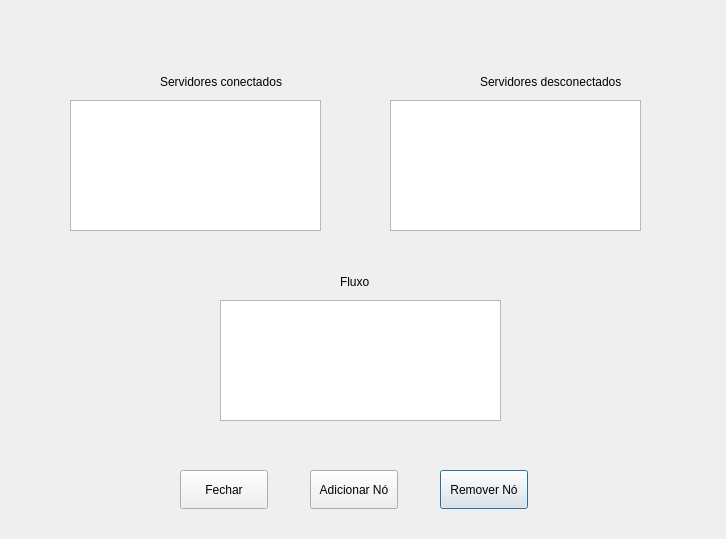
<?xml version="1.0" encoding="UTF-8"?>
<ui version="4.0">
 <class>Dialog</class>
 <widget class="QDialog" name="Dialog">
  <property name="geometry">
   <rect>
    <x>0</x>
    <y>0</y>
    <width>726</width>
    <height>539</height>
   </rect>
  </property>
  <property name="windowTitle">
   <string>Dialog</string>
  </property>
  <widget class="QPushButton" name="btn_rmvNo">
   <property name="geometry">
    <rect>
     <x>440</x>
     <y>470</y>
     <width>88</width>
     <height>39</height>
    </rect>
   </property>
   <property name="text">
    <string>Remover Nó</string>
   </property>
  </widget>
  <widget class="QPushButton" name="btn_addNo">
   <property name="geometry">
    <rect>
     <x>310</x>
     <y>470</y>
     <width>88</width>
     <height>39</height>
    </rect>
   </property>
   <property name="text">
    <string>Adicionar Nó</string>
   </property>
  </widget>
  <widget class="QPushButton" name="btn_fechar">
   <property name="geometry">
    <rect>
     <x>180</x>
     <y>470</y>
     <width>88</width>
     <height>39</height>
    </rect>
   </property>
   <property name="text">
    <string>Fechar</string>
   </property>
  </widget>
  <widget class="QTextEdit" name="textEdit_flux">
   <property name="geometry">
    <rect>
     <x>220</x>
     <y>300</y>
     <width>281</width>
     <height>121</height>
    </rect>
   </property>
  </widget>
  <widget class="QTextEdit" name="textEdit_Servers_conect">
   <property name="geometry">
    <rect>
     <x>70</x>
     <y>100</y>
     <width>251</width>
     <height>131</height>
    </rect>
   </property>
  </widget>
  <widget class="QTextEdit" name="textEdit_serves_disconect">
   <property name="geometry">
    <rect>
     <x>390</x>
     <y>100</y>
     <width>251</width>
     <height>131</height>
    </rect>
   </property>
  </widget>
  <widget class="QLabel" name="label">
   <property name="geometry">
    <rect>
     <x>160</x>
     <y>70</y>
     <width>141</width>
     <height>23</height>
    </rect>
   </property>
   <property name="text">
    <string>Servidores conectados</string>
   </property>
  </widget>
  <widget class="QLabel" name="label_2">
   <property name="geometry">
    <rect>
     <x>480</x>
     <y>70</y>
     <width>161</width>
     <height>23</height>
    </rect>
   </property>
   <property name="text">
    <string>Servidores desconectados</string>
   </property>
  </widget>
  <widget class="QLabel" name="label_3">
   <property name="geometry">
    <rect>
     <x>340</x>
     <y>270</y>
     <width>31</width>
     <height>23</height>
    </rect>
   </property>
   <property name="text">
    <string>Fluxo </string>
   </property>
  </widget>
  <widget class="QLabel" name="label_Image_connecteds">
   <property name="geometry">
    <rect>
     <x>80</x>
     <y>30</y>
     <width>71</width>
     <height>61</height>
    </rect>
   </property>
   <property name="text">
    <string/>
   </property>
  </widget>
  <widget class="QLabel" name="label_Image_disconnecteds">
   <property name="geometry">
    <rect>
     <x>400</x>
     <y>30</y>
     <width>71</width>
     <height>61</height>
    </rect>
   </property>
   <property name="text">
    <string/>
   </property>
  </widget>
 </widget>
 <resources/>
 <connections/>
</ui>
